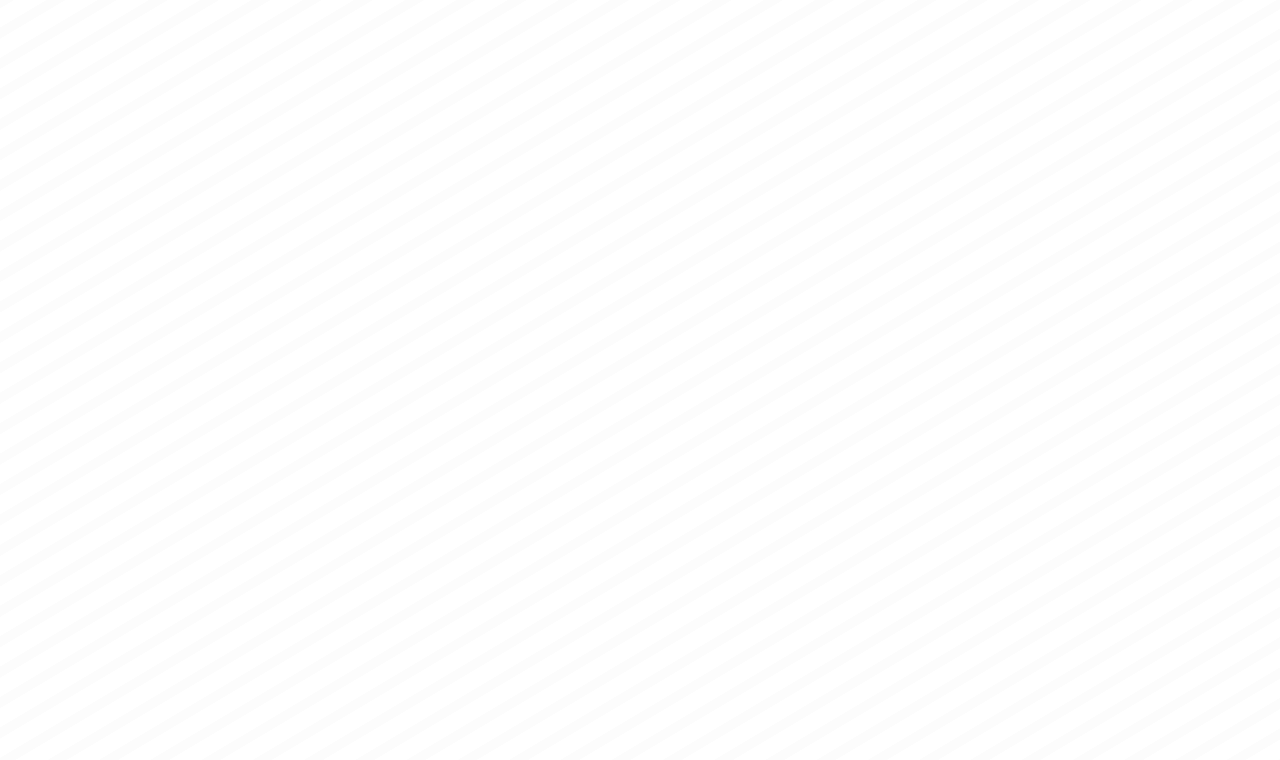
<?xml version="1.0" encoding="UTF-8"?>
<ui version="4.0">
 <class>MainWindow</class>
 <widget class="QFrame" name="MainWindow">
  <property name="geometry">
   <rect>
    <x>0</x>
    <y>0</y>
    <width>1280</width>
    <height>760</height>
   </rect>
  </property>
  <property name="windowTitle">
   <string>TruView</string>
  </property>
  <property name="styleSheet">
   <string notr="true">QFrame#MainWindow{
background-color: qlineargradient(spread:reflect, x1:0.7, y1:0.725, x2:0.71, y2:0.735, stop:0.619318 rgba(255, 255, 255, 255), stop:0.642045 rgba(252, 252, 252, 255));
}
QPushButton{
background-color: #eeeeee;
border-style: outset;
border-width: 0px;
border-radius: 7px;
padding: 4px;
font-size:25px;
}
QPushButton:hover{
background-color: #dddddd;
}
QPushButton:pressed{
background-color: #cccccc;
}</string>
  </property>
  <layout class="QVBoxLayout" name="verticalLayout">
   <property name="spacing">
    <number>15</number>
   </property>
   <property name="leftMargin">
    <number>15</number>
   </property>
   <property name="topMargin">
    <number>15</number>
   </property>
   <property name="rightMargin">
    <number>15</number>
   </property>
   <property name="bottomMargin">
    <number>15</number>
   </property>
   <item>
    <widget class="QStackedWidget" name="stackedWidget_main">
     <property name="currentIndex">
      <number>0</number>
     </property>
     <widget class="QWidget" name="page_main">
      <layout class="QHBoxLayout" name="horizontalLayout" stretch="1">
       <property name="spacing">
        <number>0</number>
       </property>
       <property name="leftMargin">
        <number>20</number>
       </property>
       <property name="topMargin">
        <number>20</number>
       </property>
       <property name="rightMargin">
        <number>20</number>
       </property>
       <property name="bottomMargin">
        <number>20</number>
       </property>
       <item>
        <widget class="QStackedWidget" name="stackedWidget_screens">
         <property name="sizePolicy">
          <sizepolicy hsizetype="MinimumExpanding" vsizetype="Preferred">
           <horstretch>0</horstretch>
           <verstretch>0</verstretch>
          </sizepolicy>
         </property>
         <property name="styleSheet">
          <string notr="true">QLabel{
font-family:&quot;Consolas&quot;;
font-size:60px;
}
QPushButton{
background-color: #eeeeee;
border-style: outset;
border-width: 0px;
border-radius: 7px;
max-width: 400px;
padding: 4px;
font-size:25px;
}
QPushButton:hover{
background-color: #dddddd;
}
QPushButton:pressed{
background-color: #cccccc;
}</string>
         </property>
         <property name="currentIndex">
          <number>-1</number>
         </property>
        </widget>
       </item>
      </layout>
     </widget>
     <widget class="QWidget" name="page_utility">
      <layout class="QVBoxLayout" name="verticalLayout_3"/>
     </widget>
    </widget>
   </item>
  </layout>
 </widget>
 <resources>
  <include location="../../truview-next/TruViewNEXT/resources.qrc"/>
  <include location="../../truview-next/TruViewNEXT/resources.qrc"/>
  <include location="resources.qrc"/>
  <include location="../../../source/repos/PythonApplication4/resources.qrc"/>
 </resources>
 <connections/>
</ui>
